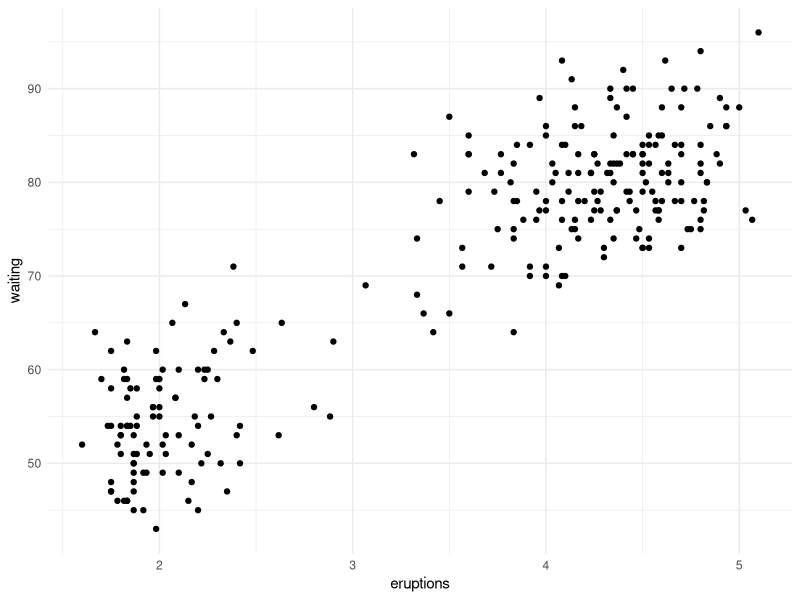
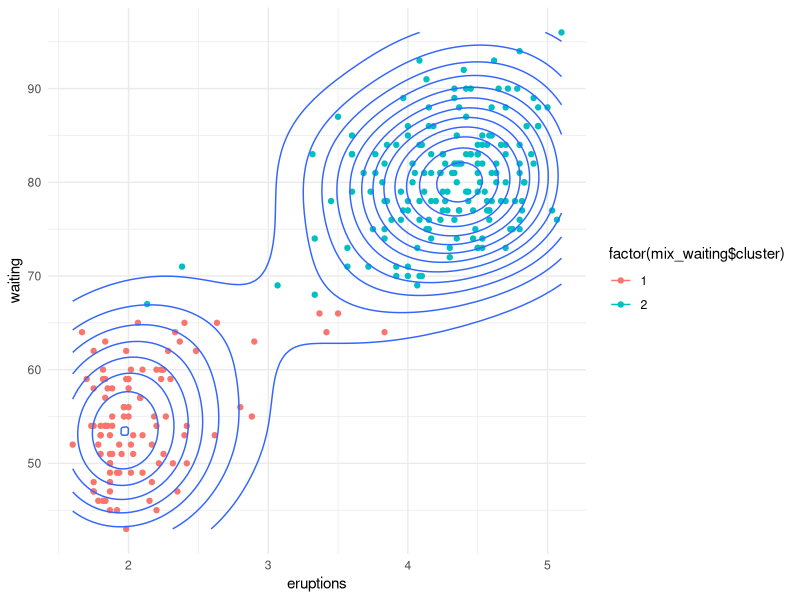
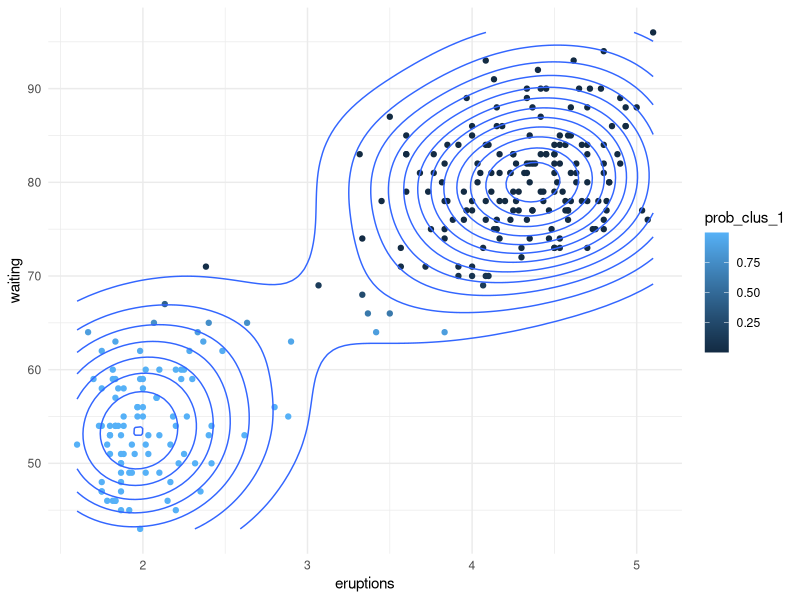

The R script that drew these images, in order:
## ---- chunk 1
library(tidyverse)

# faithful data set is in base R
data(faithful)

head(faithful)

eruptions  = as.matrix(faithful[, 1, drop = FALSE])
wait_times = as.matrix(faithful[, 2, drop = FALSE])
## ---- chunk 2
em_mixture = function(
  params,
  X,
  clusters = 2,
  tol = .00001,
  maxits  = 100,
  showits = TRUE
) {
  
  # Arguments are starting parameters (means, covariances, cluster probability),
  # data, number of clusters desired, tolerance, maximum iterations, and whether
  # to show iterations
  
  # Starting points
  N     = nrow(X)
  nams  = names(params)
  mu    = params$mu
  var   = params$var
  probs = params$probs
  
  # Other initializations
  # initialize cluster 'responsibilities', i.e. probability of cluster
  # membership for each observation i
  ri = matrix(0, ncol = clusters, nrow = N) 
  it = 0
  converged = FALSE
  
  if (showits)                                  # Show iterations
    cat(paste("Iterations of EM:", "\n"))
  
  while ((!converged) & (it < maxits)) { 
    probsOld = probs
    muOld = mu
    varOld = var
    riOld = ri
    
    # E
    # Compute responsibilities
    for (k in 1:clusters){
      ri[, k] = probs[k] * dnorm(X, mu[k], sd = sqrt(var[k]), log = FALSE)
    }
    
    ri = ri/rowSums(ri)
    
    # M
    rk = colSums(ri)           # rk is the weighted average cluster membership size
    probs = rk/N
    mu = (t(X) %*% ri) / rk    
    var = (t(X^2) %*% ri) / rk - mu^2
    
    # could do mu and var via log likelihood here, but this is more straightforward

    parmlistold     = rbind(probsOld, muOld, varOld)
    parmlistcurrent = rbind(probs, mu, var)
    
    it = it + 1
    
    # if showits true, & it =1 or divisible by 5 print message
    if (showits & it == 1 | it%%5 == 0)        
      cat(paste(format(it), "...", "\n", sep = ""))
    
    converged = max(abs(parmlistold - parmlistcurrent)) <= tol
  }
  
  clust = which(round(ri) == 1, arr.ind = TRUE) # create cluster membership
  clust = clust[order(clust[, 1]), 2]           # order according to row rather than cluster
  
  out = list(
    probs   = probs,
    mu      = mu,
    var     = var,
    resp    = ri,
    cluster = clust
  )
  
  out
} 
## ---- chunk 3
params1 = list(mu = c(2, 5),
               var = c(1, 1),
               probs = c(.5, .5))

params2 = list(mu = c(50, 90),
               var = c(1, 15),
               probs = c(.5, .5))  


## ---- chunk 4
mix_erupt   = em_mixture(params1, X = eruptions,  tol = 1e-8)
mix_waiting = em_mixture(params2, X = wait_times, tol = 1e-8)
## ---- chunk 5
library(flexmix)

flex_erupt = flexmix(eruptions ~ 1,
                     k = 2,
                     control = list(tolerance = 1e-8, iter.max = 100))

flex_wait = flexmix(wait_times ~ 1,
                    k = 2,
                    control = list(tolerance = 1e-8, iter.max = 100))
## ---- chunk 6
mean_var = rbind(mix_erupt$mu, sqrt(mix_erupt$var))
rownames(mean_var) = c('means', 'variances')
colnames(mean_var) = c('cluster 1', 'cluster 2')

mean_var_flex = parameters(flex_erupt)
rownames(mean_var_flex) = c('means', 'variances')
colnames(mean_var_flex) = c('cluster 1 flex', 'cluster 2 flex')


prob_membership     = mix_erupt$probs
prob_membership_flex = flex_erupt@size / sum(flex_erupt@size)

list(
  params = cbind(mean_var, mean_var_flex),
  clusterpobs = cbind(prob_membership, prob_membership_flex)
)
## ---- chunk 7
mean_var = rbind(mix_waiting$mu, sqrt(mix_waiting$var))
rownames(mean_var) = c('means', 'variances')
colnames(mean_var) = c('cluster 1', 'cluster 2')


mean_var_flex = parameters(flex_wait)
rownames(mean_var_flex) = c('means', 'variances')
colnames(mean_var_flex) = c('cluster 1 flex', 'cluster 2 flex')

prob_membership     = mix_waiting$probs
prob_membership_flex = flex_wait@size / sum(flex_wait@size)

list(
  params = cbind(mean_var, mean_var_flex),
  clusterpobs = cbind(prob_membership, prob_membership_flex)
)

qplot(x = eruptions, y = waiting, data = faithful) + theme_minimal()

ggplot(aes(x = eruptions, y = waiting), data = faithful) +
  geom_point(aes(color = factor(mix_waiting$cluster))) +
  geom_density2d() +
  theme_minimal()


faithful %>% 
  mutate(prob_clus_1 = mix_waiting$resp[, 1]) %>% 
  ggplot(aes(x = eruptions, y = waiting)) +
  geom_point(aes(color = prob_clus_1)) +
  geom_density2d() +
  theme_minimal()
